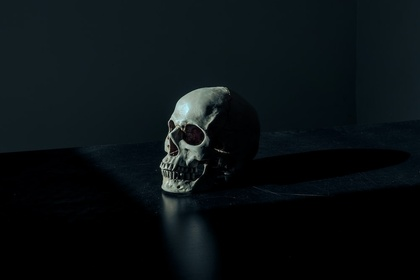
%> input picture assets/darkImage.jpeg, 420 x 280 px, shrunk from 1000 x 667 before the run
$ octave highBoostFilter.m   (GNU Octave 9; MATLAB toolbox functions it lacks are replaced by stand-ins)
%> lines starting %> are read from the running program, lines starting %| are printed output that depends on the picture
A=rgb2gray(imread("E:/Matlab/assets/darkImage.jpeg"));
%> A: size 280x420 uint8; min 0, max 232, mean 14.9
[R C]=size(A);  % get the size of A and store it r and c
%> R = 280; C = 420
figure;imshow(A);
% input filter as
k=55
filter=k*k;
init=round(k/2);
termint=(round(k/2)-1);

B=zeros(R,C);
for i=init:1:R-termint
    for j=init:1:C-termint
        myN=A(i-termint:i+termint,j-termint:j+termint);
        myNR=reshape(myN,1,[]);
        myNRS=sum(myNR);
        myValue=myNRS/filter;
        B(i,j)=myValue;
    end
end
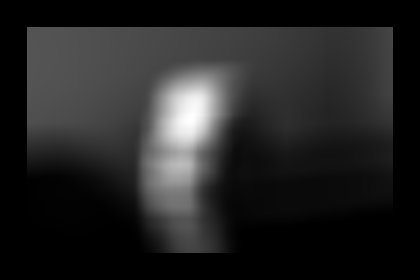
%> B: size 280x420 double; min 0, max 77.98, mean 11.3; drawn with min black and max white
B=uint8(B);
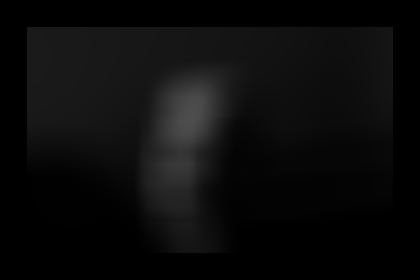
%> B: size 280x420 uint8; min 0, max 78, mean 11.3
figure;imshow(B);
C=2*A-B;
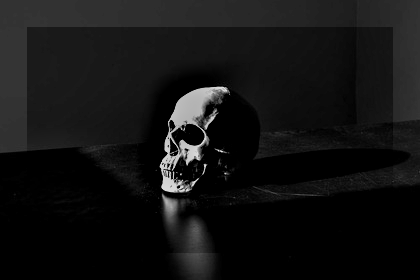
%> C: size 280x420 uint8; min 0, max 241, mean 19
D=A+C;
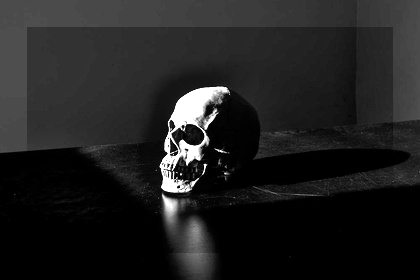
%> D: size 280x420 uint8; min 0, max 255, mean 32.5
figure;imshow(D);
% It is effective for dark images to check details but not for bright
% images.
